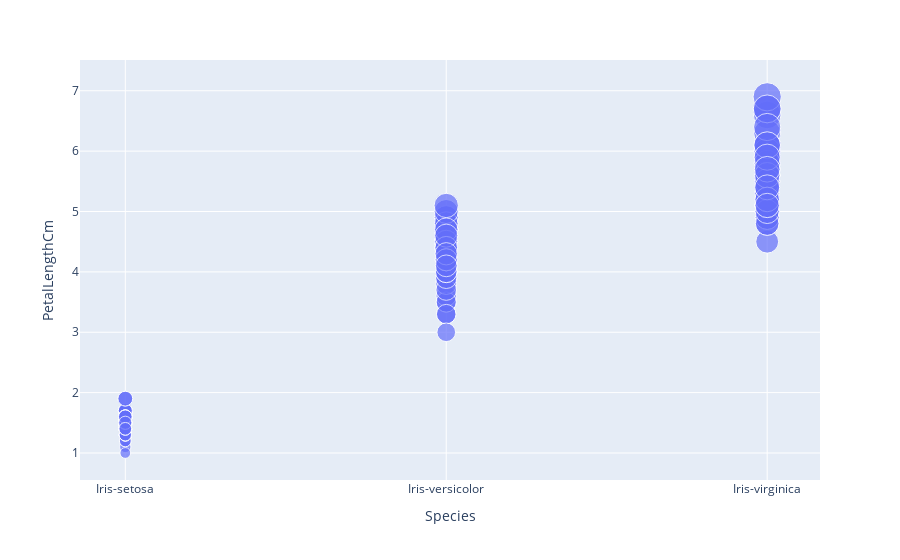

The code cell stored with this chart in its notebook:
### Code cell
px.scatter(iris, x='Species', y='PetalLengthCm', size='PetalLengthCm') # tamanho comprimento das pétalas

### Figure 1 — Plotly figure (JSON) as saved in the notebook; plotly's stock layout.template omitted (floating-point values rounded to 4 significant figures; data arrays with more than 128 entries replaced by an {"elided": "..."} marker saying what was removed)
{"data": [{"hovertemplate": "Species=%{x}<br>PetalLengthCm=%{marker.size}<extra></extra>", "legendgroup": "", "marker": {"color": "#636efa", "size": {"elided": "150 float values"}, "sizemode": "area", "sizeref": 0.01725, "symbol": "circle"}, "mode": "markers", "name": "", "orientation": "v", "showlegend": false, "type": "scatter", "x": {"elided": "150 str values"}, "xaxis": "x", "y": {"elided": "150 float values"}, "yaxis": "y"}], "layout": {"autosize": true, "legend": {"itemsizing": "constant", "tracegroupgap": 0}, "margin": {"t": 60}, "xaxis": {"anchor": "y", "autorange": true, "domain": [0, 1], "range": [-0.1408, 2.164], "title": {"text": "Species"}, "type": "category"}, "yaxis": {"anchor": "x", "autorange": true, "domain": [0, 1], "range": [0.5063, 7.618], "title": {"text": "PetalLengthCm"}, "type": "linear"}}}
